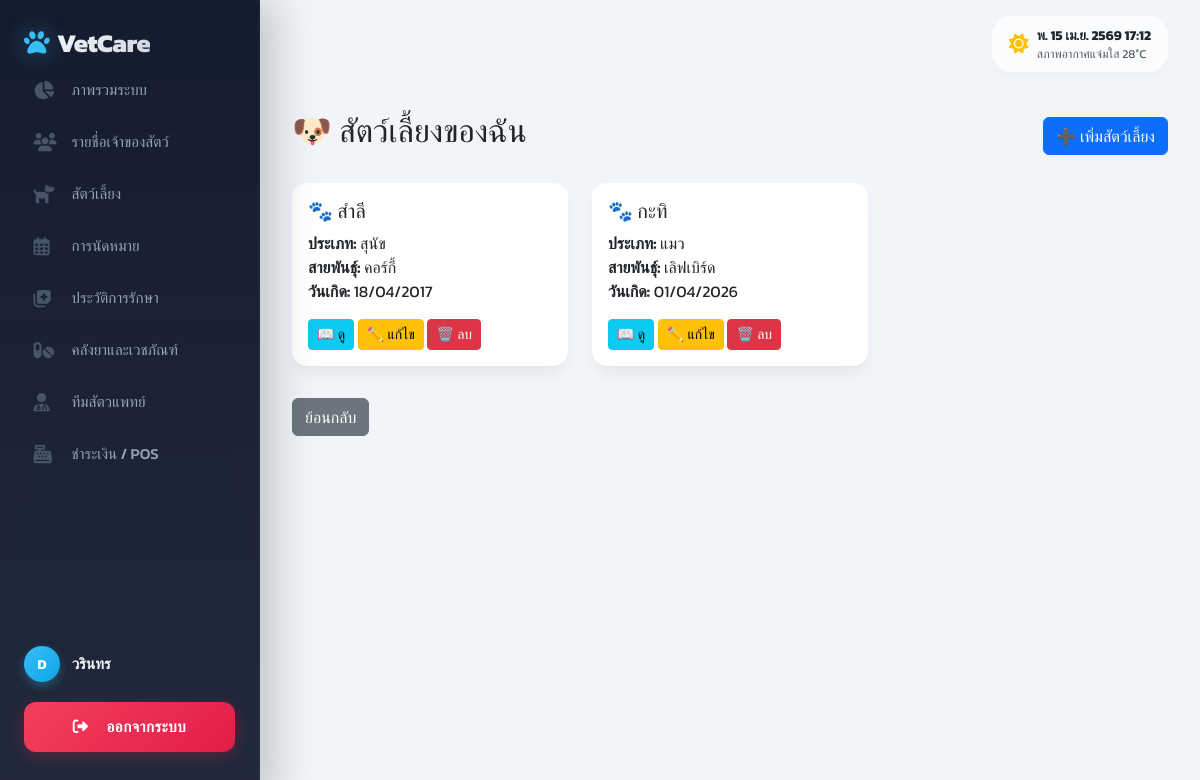
/my-pets/ (signed in), run on the app's committed database.
### myapp/models.py (models this page shows, shortened)
class Pet(models.Model):
    owner = models.ForeignKey(Owner, on_delete=models.CASCADE, related_name='pets')
    name = models.CharField(max_length=100)
    customer_id = models.CharField(max_length=50, blank=True, null=True, verbose_name='รหัสลูกค้า')
    microchip_number = models.CharField(max_length=50, blank=True, null=True, verbose_name='เลขที่ชิป')
    price_level_choices = [
        ('ราคาปกติ', 'ราคาปกติ'),
        ('ราคาพิเศษ', 'ราคาพิเศษ')
    ]
    price_level = models.CharField(max_length=50, choices=price_level_choices, blank=True, null=True, verbose_name='ระดับราคา')
    sex_choices = [
        ('M', 'ตัวผู้'),
        ('F', 'ตัวเมีย')
    ]
    sex = models.CharField(max_length=10, choices=sex_choices, blank=True, null=True, verbose_name='เพศ')
    species = models.CharField(max_length=50, verbose_name='ประเภทสัตว์')
    breed = models.CharField(max_length=50, blank=True, null=True, verbose_name='สายพันธุ์')
    remarks = models.TextField(blank=True, null=True, verbose_name='หมายเหตุ')
    image = models.ImageField(upload_to='pet_images/', blank=True, null=True, verbose_name='รูปภาพสัตว์เลี้ยง')
    birth_date = models.DateField(blank=True, null=True, verbose_name='วันเกิด')

### myapp/views.py (the view)
# urls.py: path('my-pets/', views.owner_pets, name='owner_pets'),
def owner_pets(request):
    owner = getattr(request.user, 'owner_profile', None)
    if not owner:
        if request.user.is_staff:
            return redirect('admin_dashboard')
        messages.warning(request, 'ไม่พบข้อมูลเจ้าของสัตว์')
        return redirect('owner_profile')
    pets = owner.pets.all()
    context = {
        'owner': owner,
        'pets': pets,
    }
    return render(request, 'myapp/owner/owner_pets.html', context)

### myapp/templates/myapp/owner/owner_pets.html (shortened to what this page needs)
{% extends 'myapp/core/base.html' %}
{% block content %}
<div class="d-flex justify-content-between align-items-center mb-4">
    <h2>🐶 สัตว์เลี้ยงของฉัน</h2>
    <a href="{% url 'pet_create' %}" class="btn btn-primary">➕ เพิ่มสัตว์เลี้ยง</a>
</div>
{% if pets %}
    <div class="row">
        {% for pet in pets %}
        <div class="col-md-4 mb-3">
            <div class="card">
                <div class="card-body">
                    <h5 class="card-title">🐾 {{ pet.name }}</h5>
                    <p class="card-text">
                        <strong>ประเภท:</strong> {{ pet.species }}<br>
                        <strong>สายพันธุ์:</strong> {{ pet.breed|default:"ไม่ระบุ" }}<br>
                        <strong>วันเกิด:</strong> {{ pet.birth_date|date:"d/m/Y"|default:"ไม่ระบุ" }}
                    </p>
                    <a href="{% url 'pet_detail' pet.pk %}" class="btn btn-sm btn-info">📖 ดู</a>
                    <a href="{% url 'pet_update' pet.pk %}" class="btn btn-sm btn-warning">✏️ แก้ไข</a>
                    <a href="{% url 'pet_delete' pet.pk %}" class="btn btn-sm btn-danger">🗑️ ลบ</a>
                </div>
            </div>
        </div>
        {% endfor %}
    </div>
{% else %}
    <div class="alert alert-info mt-4">
        <h5>ยังไม่มีสัตว์เลี้ยง</h5>
        <p><a href="{% url 'pet_create' %}" class="alert-link">เพิ่มสัตว์เลี้ยงใหม่</a></p>
    </div>
{% endif %}
<div class="mt-3">
    <a href="{% url 'owner_profile' %}" class="btn btn-secondary">ย้อนกลับ</a>
</div>
{% endblock %}

### myapp/templates/myapp/core/base.html (shortened to what this page needs)
<!DOCTYPE html>
<html lang="th" data-bs-theme="light">
<head>
    <link href="https://cdn.jsdelivr.net/npm/bootstrap@5.3.3/dist/css/bootstrap.min.css" rel="stylesheet">
    <link rel="stylesheet" href="https://cdnjs.cloudflare.com/ajax/libs/font-awesome/6.4.0/css/all.min.css">
</head>
<body>
    {% if request.user.is_authenticated %}
    <aside class="sidebar d-flex flex-column" id="sidebar">
        <div class="sidebar-header d-flex justify-content-between align-items-center mb-1">
            <a href="{% url 'dashboard' %}" class="sidebar-brand mb-0">
                <i class="fas fa-paw me-2"></i> VetCare
            </a>
        </div>
        <div class="sidebar-content">
            <ul class="nav flex-column nav-sidebar w-100">
                <li class="nav-item">
                    <a class="nav-link {% if request.path == '/' or '/dashboard' in request.path %}active{% endif %}" href="{% url 'dashboard' %}">
                        <i class="fas fa-chart-pie"></i> ภาพรวมระบบ
                    </a>
                </li>
                <li class="nav-item">
                    <a class="nav-link {% if '/owners' in request.path %}active{% endif %}" href="{% url 'owner_list' %}">
                        <i class="fas fa-users"></i> รายชื่อเจ้าของสัตว์
                    </a>
                </li>
                <li class="nav-item">
                    <a class="nav-link {% if '/pets' in request.path %}active{% endif %}" href="{% url 'pet_list' %}">
                        <i class="fas fa-dog"></i> สัตว์เลี้ยง
                    </a>
                </li>
                <li class="nav-item">
                    <a class="nav-link {% if '/appointments' in request.path %}active{% endif %}" href="{% url 'appointment_list' %}">
                        <i class="far fa-calendar-alt"></i> การนัดหมาย
                    </a>
                </li>
                <li class="nav-item">
                    <a class="nav-link {% if '/medical-records' in request.path %}active{% endif %}" href="{% url 'medical_record_list' %}">
                        <i class="fas fa-notes-medical"></i> ประวัติการรักษา
                    </a>
                </li>
                <li class="nav-item">
                    <a class="nav-link {% if '/medicines' in request.path %}active{% endif %}" href="{% url 'medicine_list' %}">
                        <i class="fas fa-pills"></i> คลังยาและเวชภัณฑ์
                    </a>
                </li>
                <li class="nav-item">
                    <a class="nav-link {% if '/vets' in request.path %}active{% endif %}" href="{% url 'vet_list' %}">
                        <i class="fas fa-user-md"></i> ทีมสัตวแพทย์
                    </a>
                </li>
                <li class="nav-item">
                    <a class="nav-link {% if '/pos' in request.path %}active{% endif %}" href="{% url 'pos' %}">
                        <i class="fas fa-cash-register"></i> ชำระเงิน / POS
                    </a>
                </li>
            </ul>
        </div>
        <div class="sidebar-footer">
            <div class="user-profile-mini">
                <div class="avatar-circle">
                    {{ request.user.username|make_list|first|upper }}
                </div>
                <div class="username">
                    {% if request.user.first_name %}{{ request.user.first_name }}{% else %}{{ request.user.username }}{% endif %}
                </div>
            </div>
            <form action="{% url 'logout' %}" method="post" class="px-0">
                <button type="submit" class="btn btn-logout-premium">
                    <i class="fas fa-sign-out-alt me-2"></i>ออกจากระบบ
                </button>
            </form>
        </div>
    </aside>
    {% endif %}
    {% if request.user.is_authenticated %}
    <header class="navbar-top d-flex justify-content-between align-items-center">
        <div class="d-flex align-items-center gap-3">
            <div class="glass-widget d-none d-md-flex align-items-center">
                <i class="fas fa-sun text-warning me-2 fs-5"></i>
                <div>
                    <div class="fw-bold" style="font-size: 0.85rem;" id="datetimeWidget">Loading...</div>
                    <div class="text-muted" style="font-size: 0.75rem;">สภาพอากาศแจ่มใส 28°C</div>
                </div>
            </div>
        </div>
    </header>
    {% endif %}
    <main class="main-wrapper">
        <div class="container-fluid px-0">
            {% block content %}{% endblock %}
        </div>
    </main>
</body>
</html>

### data on the page
Pet: name "สำลี", species "สุนัข", breed "คอร์กี้", birth_date "18/04/2017"
Pet: name "กะทิ", species "แมว", breed "เลิฟเบิร์ด", birth_date "01/04/2026"

### other printed values
{{ request.user.username|make_list|first|upper }} "D"
{{ request.user.first_name }} "วรินทร"
